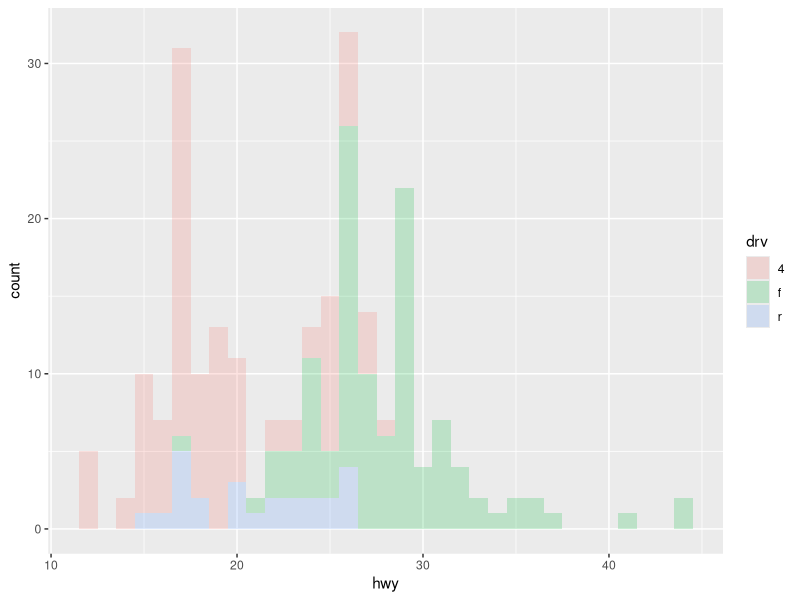
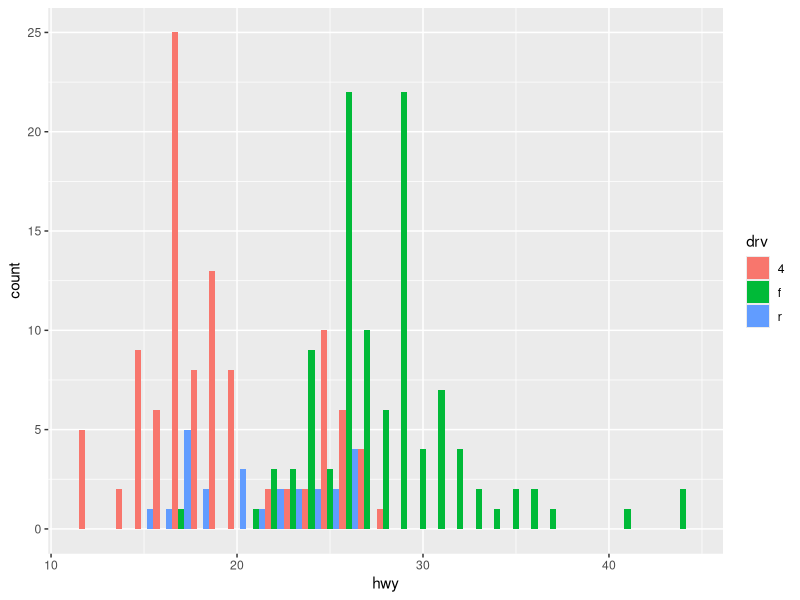

Here is the R script that generated these plots, in order:
library(tidyverse)

ggplot(data = mpg) +
  geom_histogram(
    mapping = aes(x = hwy, fill = drv),
    binwidth = 1,
    alpha = 0.2
  )

ggplot(data = mpg) +
  geom_histogram(
    mapping = aes(x = hwy, fill = drv),
    binwidth = 1,
    position = "dodge"
  )

?geom_jitter

?geom_point
